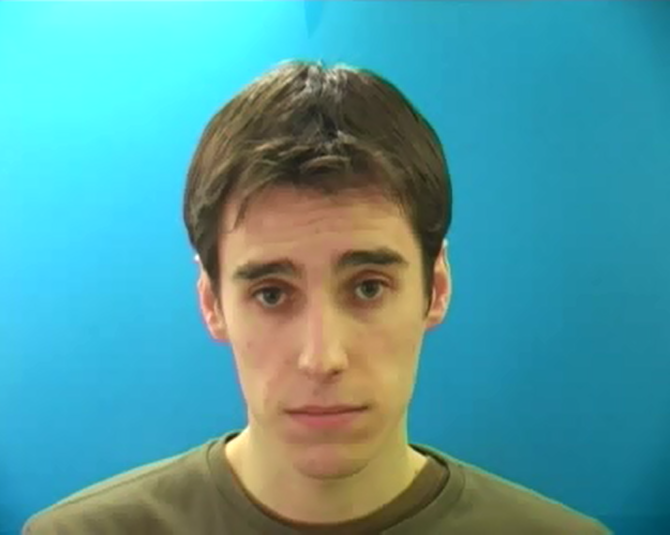
#> input picture close.png, 1339 x 1069 px, found by its file name (shown at 1/2 size)
$ python GaborLauncher.py
#> lines starting #> are read from the running program, lines starting #| are printed output that depends on the picture; after the words box and inside, x2 and y2 are one past the last pixel; in counts of white or black regions, pixels touching at a corner belong together
### GaborFilterLipsDetection/GaborSupportFunctions.py
import cv2
import numpy as np


# ----------------------------------------------------------------------------
# function used to read Video and get its frames
# input: Video Path
# output: List of frames
# [13 lines left out: function getVideoFrames, not called in this run]


# ----------------------------------------------------------------------------
# function used to smooth from image
# input: image
# output: image
def smoothImg(img):
    blur = cv2.bilateralFilter(img, 9, 75, 75)
    return blur


# ----------------------------------------------------------------------------
# function used to resize image
# input: image, dim = (x,y)
# output: image
def resizeImage(img, dim=(650, 650)):
    resized = cv2.resize(img, dim, interpolation=cv2.INTER_AREA)
    return resized


# ----------------------------------------------------------------------------
# function used to change image to binary
# input: image
# output: binary image
# [18 lines left out: functions binaryImage, binaryImage2, not called in this run]

# ----------------------------------------------------------------------------
# dev
def readFrame():
    img = cv2.imread('DataSet-Trial/close.png')
#> img is the input picture: shape (1069, 1339, 3); mean B, G, R 161.1, 156.2, 80.3
#> in resizeImage, `resized = cv2.resize(img, dim, interpolation=cv2.INTER_AREA)`:
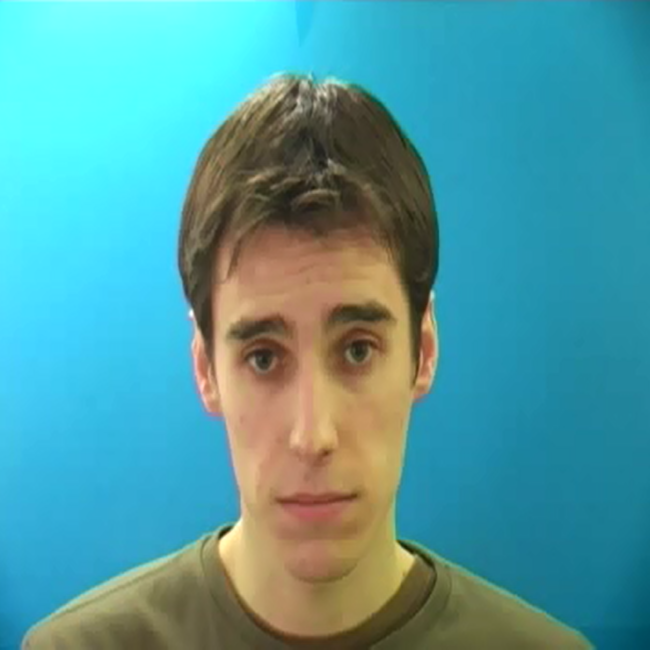
#> resized: shape (650, 650, 3); mean B, G, R 161.1, 156.2, 80.3
    return img

### GaborFilterLipsDetection/SkinModel.py
import cv2
import numpy as np

def getSkin(img):
    img_corrected = cv2.cvtColor(img, cv2.COLOR_BGR2RGB)

    R = img_corrected[:, :, 0]
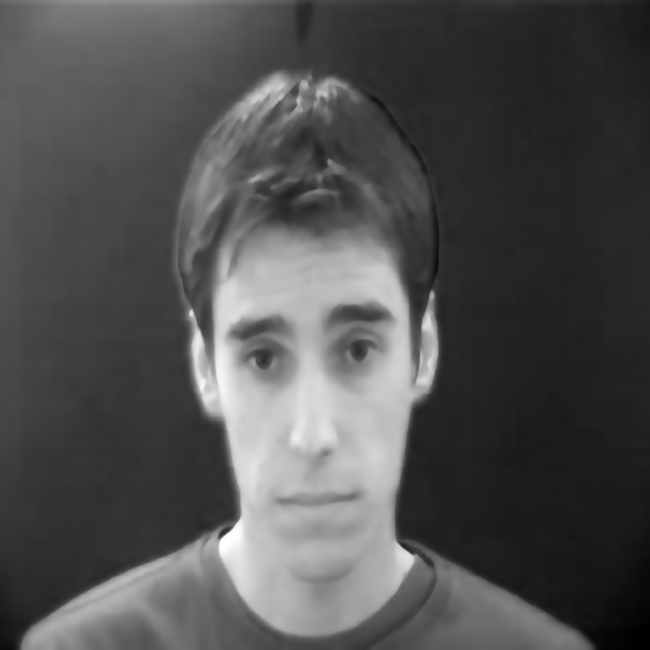
#> R: shape (650, 650); min 0, max 255, mean 80.3
    G = img_corrected[:, :, 1]
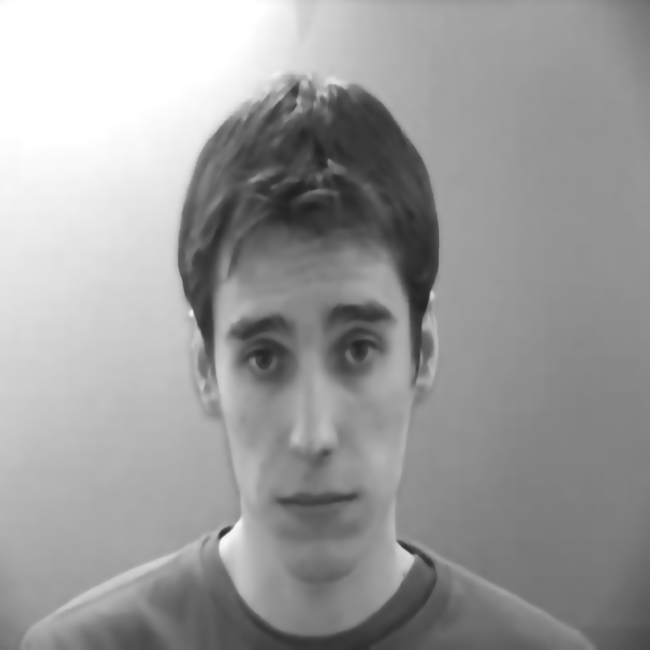
#> G: shape (650, 650); min 32, max 255, mean 156.2
    B = img_corrected[:, :, 2]
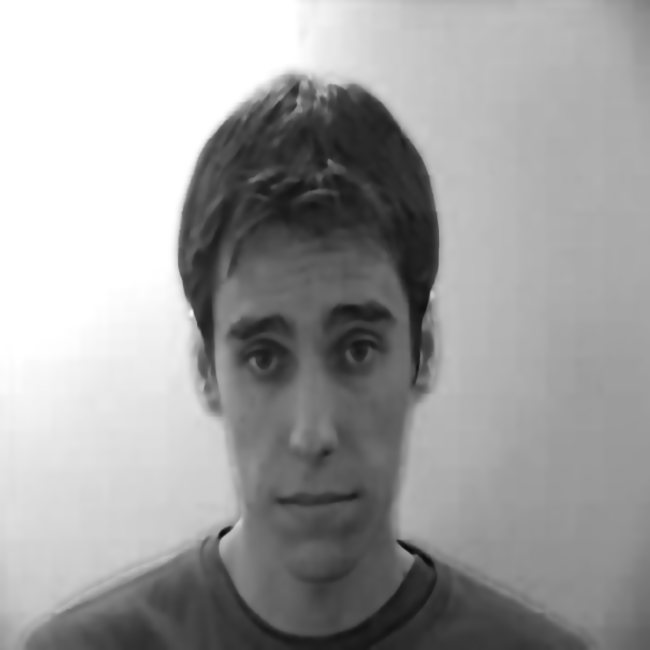
#> B: shape (650, 650); min 12, max 255, mean 161.1

    skin = np.zeros((len(img), len(img[0])))
#> skin: shape (650, 650) float64; every value is 0

    for i in range(img_corrected.shape[0]):
        for j in range(img_corrected.shape[1]):
            if ((R[i][j] > 95) and (G[i][j] > 40) and (B[i][j] > 20) and ((max([R[i][j], G[i][j], B[i][j]]) - min([R[i][j], G[i][j], B[i][j]])) > 15) and
            (abs((int(R[i][j]) - int(G[i][j]))) > 15) and (R[i][j] > G[i][j]) and (R[i][j] > B[i][j])):
                cond1 = (R[i][j]/(int(R[i][j]) + int(G[i][j])+ int(B[i][j])))
                cond2 = (G[i][j]/(int(R[i][j]) + int(G[i][j])+ int(B[i][j])))
                if (0.36 <= cond1 and cond1 <= 0.465 and 0.28 <= cond2 and cond2 <= 0.363):
                    skin[i][j] = 1
                else:
                    skin[i][j] = 0
            else:
                skin[i][j] = 0
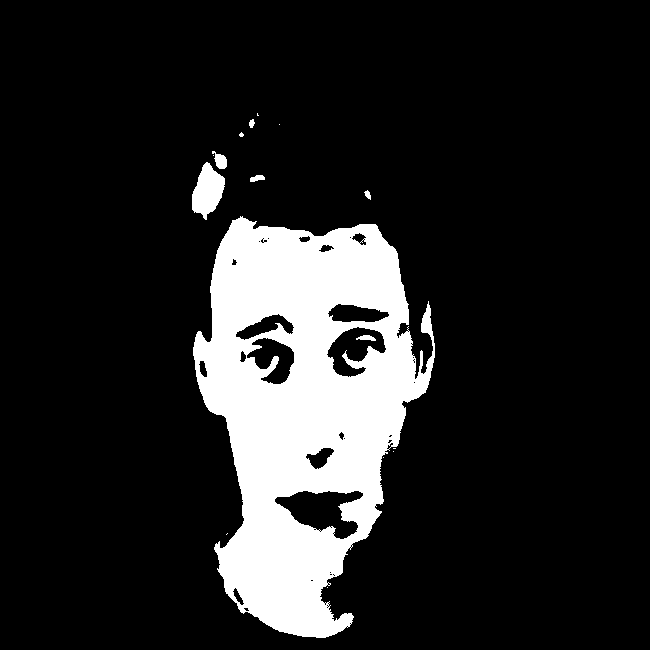
#> skin: shape (650, 650) float64; values 0 (black) and 1 (white), 14.3% white; 16 white regions (9 under 20 px), largest, box (x1, y1, x2, y2) and area: (193, 216, 435, 638) 58955, (192, 162, 225, 220) 1185, (212, 151, 227, 169) 162
    return skin

### GaborFilterLipsDetection/GaborLauncher.py
import cv2
import numpy as np
from GaborSupportFunctions import *
from SkinModel import getSkin
#-----------------------------------------------
img = readFrame()
#-----------------------------------------------
resized = resizeImage(img)
#-----------------------------------------------
smoothed = smoothImg(resized)
#-----------------------------------------------
skin = getSkin(smoothed)
cv2.imshow("skin", skin*255)
cv2.waitKey(0)
